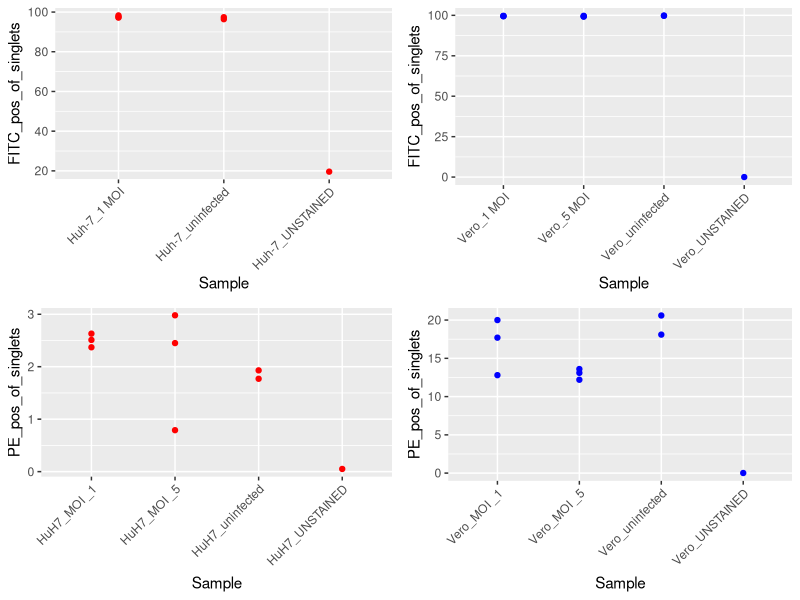

The R source for this figure:
## ---- chunk 1
knitr::opts_chunk$set(echo = FALSE, warning = FALSE, message = FALSE)
## ---- chunk 2
library(tidyverse)
library(stats)
library(broom)
library(kableExtra)
## ---- chunk 3
fitcHuh <- read_tsv("tables_flowjo/48hr_dioc_Huh7.txt")
fitcVero <- read_tsv("tables_flowjo/48hr_dioc_Vero.txt")
peHuh <- read_tsv("tables_flowjo/48hr_mitosox_Huh7.txt")
peVero <- read_tsv("tables_flowjo/48hr_mitosox_Vero.txt")
## ---- chunk 4
fitcCleanedHuh <- fitcHuh %>% 
  slice(-(7:8)) %>% 
  mutate(`Sample:` = str_replace(`Sample:`, 
                                 "DIOC 48 hr Vero and HuH7 Covid_9-10-2020_", 
                                 ""),
         `Sample:` = str_replace(`Sample:`, "_1,3a,", "_"),
         `Sample:` = str_replace(`Sample:`, ".fcs", ""),
         `Sample:` = str_replace(`Sample:`, "_[0-9][0-9][0-9]", ""),
         `Sample:` = str_replace(`Sample:`, "_[0-9][0-9][0-9]", "")) %>% 
  rename(Sample = `Sample:`,
         FITC_pos_of_singlets = `Singlets/FITC-A+ | Freq. of Parent`)

fitcCleanedVero <- fitcVero %>% 
  slice(-(10:11)) %>% 
  mutate(`Sample:` = str_replace(`Sample:`, 
                                 "DIOC 48 hr Vero and HuH7 Covid_9-10-2020_", 
                                 ""),
         `Sample:` = str_replace(`Sample:`, "_1,3a,", "_"),
         `Sample:` = str_replace(`Sample:`, ".fcs", ""),
         `Sample:` = str_replace(`Sample:`, "_[0-9][0-9][0-9]", ""),
         `Sample:` = str_replace(`Sample:`, "_[0-9][0-9][0-9]", "")) %>% 
  rename(Sample = `Sample:`,
         FITC_pos_of_singlets = `Singlets/FITC-A+ | Freq. of Parent`)


peCleanedVero <- peVero %>%
  slice(-(10:11)) %>% 
  mutate(
    `Sample:` = str_replace(`Sample:`, "MitoSoX 48 hr", ""),
    `Sample:` = str_remove(`Sample:`, "Vero and Huh7 9_10_2020_"),
    `Sample:` = str_replace(`Sample:`, "1,3a,", "_"),
    `Sample:` = str_replace(`Sample:`, ".fcs", ""),
    `Sample:` = str_replace(`Sample:`, "_[0-9][0-9][0-9]", ""),
    `Sample:` = str_replace(`Sample:`, "_[0-9][0-9][0-9]", "")) %>% 
  rename(Sample = `Sample:`,
         PE_pos_of_singlets = `Singlets/PE_pos | Freq. of Parent`)

peCleanedHuh <- peHuh %>%
  slice(-(10:11)) %>% 
  mutate(
    `Sample:` = str_replace(`Sample:`, "MitoSoX 48 hr", ""),
    `Sample:` = str_remove(`Sample:`, "Vero and Huh7 9_10_2020_"),
    `Sample:` = str_replace(`Sample:`, "1,3a,", "_"),
    `Sample:` = str_replace(`Sample:`, ".fcs", ""),
    `Sample:` = str_replace(`Sample:`, "_[0-9][0-9][0-9]", ""),
    `Sample:` = str_replace(`Sample:`, "_[0-9][0-9][0-9]", "")) %>% 
  rename(Sample = `Sample:`,
         PE_pos_of_singlets = `Singlets/PE_pos | Freq. of Parent`)
 
## ---- chunk 5
fitcCleanedHuhGraph <- fitcCleanedHuh %>% 
  ggplot(aes(y = FITC_pos_of_singlets, x = Sample)) +
  geom_point(color = 'red') +
  theme(axis.text.x=element_text(angle=45, hjust=1))

fitcCleanedVeroGraph <- fitcCleanedVero %>% 
  ggplot(aes(y = FITC_pos_of_singlets, x = Sample)) +
  geom_point(color = 'blue') +
  theme(axis.text.x=element_text(angle=45, hjust=1))

peCleanedHuhGraph <- peCleanedHuh %>% 
  ggplot(aes(y = PE_pos_of_singlets, x = Sample)) +
  geom_point(color = 'red') +
  theme(axis.text.x=element_text(angle=45, hjust=1))

peCleanedVeroGraph <- peCleanedVero %>% 
  ggplot(aes(y = PE_pos_of_singlets, x = Sample)) +
  geom_point(color = 'blue') +
  theme(axis.text.x=element_text(angle=45, hjust=1))


gridExtra::grid.arrange(fitcCleanedHuhGraph, fitcCleanedVeroGraph, peCleanedHuhGraph, peCleanedVeroGraph)  
## ---- chunk 6
fitcCleanedVero %>% 
  slice(-1) %>% 
  nest() %>%
  mutate(aov_result = map(data, ~aov(FITC_pos_of_singlets ~ Sample, data = .x)),
            tukey_result = map(aov_result, TukeyHSD),
            tidy_tukey = map(tukey_result, tidy)) %>%
     unnest(tidy_tukey, .drop = TRUE) %>% 
  select(-(1:3)) %>% 
  kable(caption="DiOC Vero")

fitcCleanedHuh %>% 
  slice(-1) %>% 
  nest() %>%
  mutate(aov_result = map(data, ~aov(FITC_pos_of_singlets ~ Sample, data = .x)),
            tukey_result = map(aov_result, TukeyHSD),
            tidy_tukey = map(tukey_result, tidy)) %>%
     unnest(tidy_tukey, .drop = TRUE) %>% 
  select(-(1:3)) %>% 
  kable(caption="DiOC Huh")

peCleanedVero %>% 
  slice(-7) %>% 
  nest() %>%
  mutate(aov_result = map(data, ~aov(PE_pos_of_singlets ~ Sample, data = .x)),
            tukey_result = map(aov_result, TukeyHSD),
            tidy_tukey = map(tukey_result, tidy)) %>%
     unnest(tidy_tukey, .drop = TRUE) %>% 
  select(-(1:3)) %>% 
  kable(caption="Mito Vero")

peCleanedHuh %>% 
  slice(-7) %>% 
  nest() %>%
  mutate(aov_result = map(data, ~aov(PE_pos_of_singlets ~ Sample, data = .x)),
            tukey_result = map(aov_result, TukeyHSD),
            tidy_tukey = map(tukey_result, tidy)) %>%
     unnest(tidy_tukey, .drop = TRUE) %>% 
  select(-(1:3)) %>% 
  kable(caption="Mito Huh")
